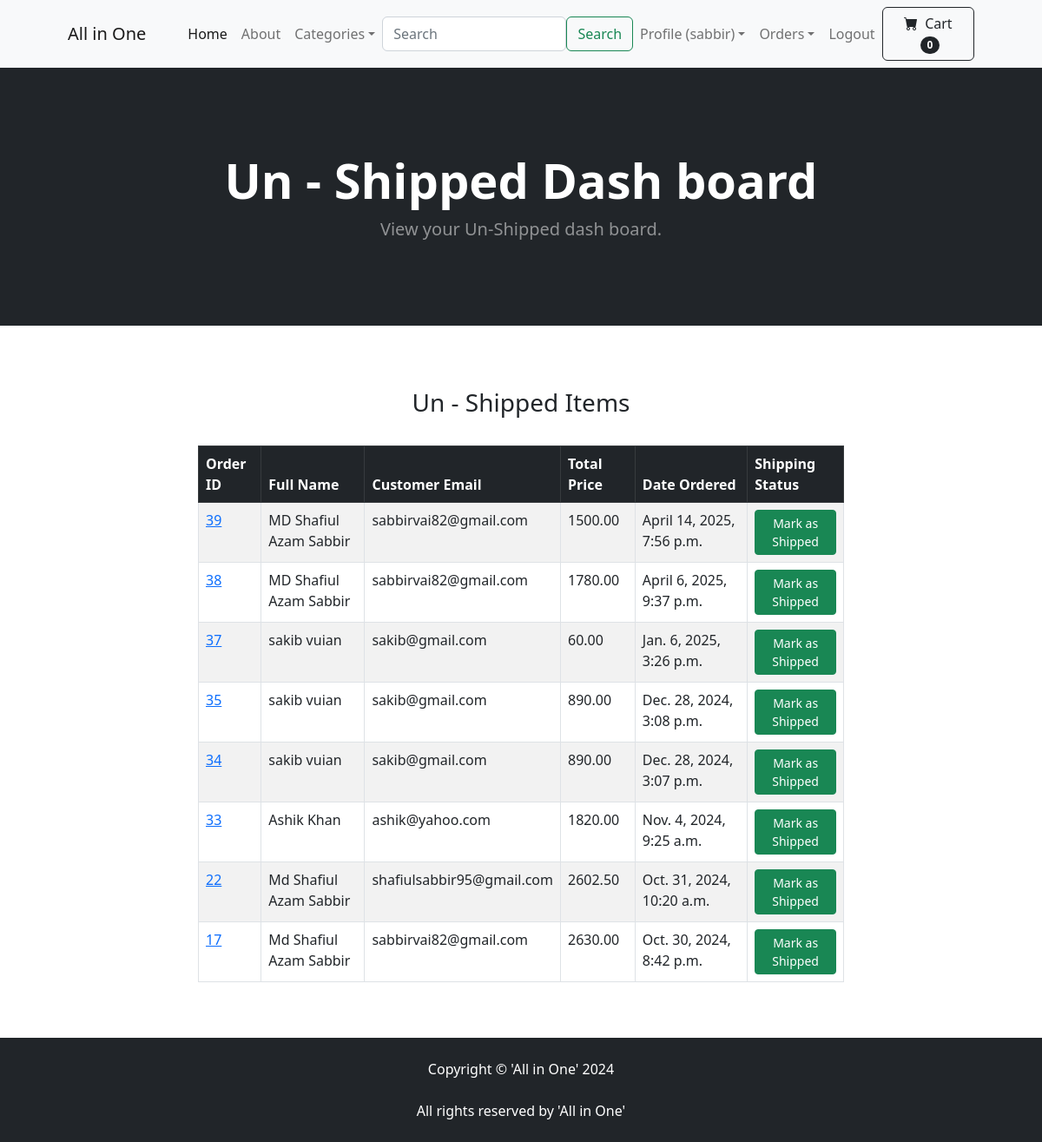
/payment/not_shipped_dash/ (signed in), run on the app's committed database.
### payment/models.py (models this page shows)
class Order(models.Model):
    user = models.ForeignKey(User, on_delete=models.CASCADE, null=True, blank=True)
    full_name = models.CharField(max_length=200)
    email = models.EmailField(max_length=200)
    shipping_address = models.TextField(max_length=15000)
    amount_paid = models.DecimalField(max_digits=10, decimal_places=2)
    date_ordered = models.DateTimeField(auto_now_add=True)
    shipped = models.BooleanField(default=False)
    date_shipped = models.DateTimeField(null=True, blank=True)
    invoice = models.CharField(max_length=250, null=True, blank=True)
    paid = models.BooleanField(default=False)
    def __str__(self):
        return f'Order_id : {str(self.id)}'

### payment/views.py (the view, shortened to what this page needs)
# urls.py: path('not_shipped_dash/', views.not_shipped_dash, name= 'not_shipped_dash'),
def not_shipped_dash(request):
    if request.user.is_authenticated and request.user.is_superuser:
        orders = Order.objects.filter(shipped=False).order_by('-date_ordered')
        return render(request, 'payment/not_shipped_dash.html', {'orders': orders})
    else:
        messages.success("Access Denied")
        return redirect('home')

### cart/cart.py (called while the page is built)
    def __len__(self):
        return len(self.cart)

### cart/context_processors.py (called while the page is built)
def cart(request):
    return {'cart': Cart(request)}

### payment/templates/payment/not_shipped_dash.html (shortened to what this page needs)
{% extends 'base.html' %}
{% load static %}
{% block content %}
<header class="bg-dark py-5">
    <div class="container px-4 px-lg-5 my-5">
        <div class="text-center text-white">
            <h1 class="display-4 fw-bolder">Un - Shipped Dash board</h1>
            <p class="lead fw-normal text-white-50 mb-0">View your Un-Shipped dash board.</p>
        </div>
    </div>
</header>
<br/>
<div class ="container">
    <div class="row">
        <center>
            <div class="col-8">
                <br/><br/>
                <h3>Un - Shipped Items</h3>
                <br/>
                <div class="table-responsive">
                    <table class="table table-hover table-striped table-bordered ">
                        <thead class="table-dark">
                          <tr>
                            <th scope="col">Order ID</th>
                            <th scope="col">Full Name</th>
                            <th scope="col">Customer Email</th>
                            <th scope="col">Total Price</th>
                            <th scope="col">Date Ordered</th>
                            <th scope="col">Shipping Status</th>
                          </tr>
                        </thead>
                        <tbody>
                            {% for item in orders %}
                          <tr>
                            <td><a href="{% url 'order_details' item.id %}">{{ item.id }}</a></td>
                            <td>{{ item.full_name }}</td>
                            <td>{{ item.email }}</td>
                            <td>{{ item.amount_paid }}</td>
                            <td>{{ item.date_ordered }}</td>
                            <td>
                                <form method="POST">
                                    <button type="submit" class="btn btn-success btn-sm">Mark as Shipped</button>
                                </form>
                            </td>
                          </tr>
                          {% endfor %}
                        </tbody>
                    </table>
                </div>
                <br/><br/>
            </div>
        </center>
    </div>
</div>
{% endblock %}

### store/templates/navbar.html (shortened to what this page needs)
<nav class="navbar navbar-expand-lg navbar-light bg-light">
    <div class="container px-4 px-lg-5">
        <a class="navbar-brand" href="{% url 'home' %}">All in One</a>
        <div class="collapse navbar-collapse" id="navbarSupportedContent">
            <ul class="navbar-nav me-auto mb-2 mb-lg-0 ms-lg-4">
                <li class="nav-item"><a class="nav-link active" aria-current="page" href="{% url 'home' %}">Home</a></li>
                <li class="nav-item"><a class="nav-link" href="{% url 'about' %}">About</a></li>
                <li class="nav-item dropdown">
                    <a class="nav-link dropdown-toggle"
                    id="navbarDropdown" href="#" role="button"
                    data-bs-toggle="dropdown" aria-expanded="false">Categories</a>
                </li>
                <form class="d-flex" role="search" action="{% url 'search' %}" method="POST">
                    <input class="form-control mr-sm-2" type="search" placeholder="Search" aria-label="Search" name="searched">
                    <button class="btn btn-outline-success my-2 my-sm-0" type="submit">Search</button>
                </form>
                {% if user.is_authenticated %}
                    <li class="nav-item dropdown">
                        <a class="nav-link dropdown-toggle"
                        id="navbarDropdown" href="#" role="button"
                        data-bs-toggle="dropdown" aria-expanded="false">Profile ({{user.username}})</a>
                    </li>
                    {% if user.is_superuser %}
                        <li class="nav-item dropdown">
                            <a class="nav-link dropdown-toggle"
                            id="navbarDropdown" href="#" role="button"
                            data-bs-toggle="dropdown" aria-expanded="false">Orders</a>
                        </li>
                    {% endif %}
                    <li class="nav-item"><a class="nav-link" href="{% url 'logout' %}"> Logout</a></li>
                {% else %}
                    <li class="nav-item"><a class="nav-link" href="{% url 'login' %}">Login</a></li>
                    <li class="nav-item"><a class="nav-link" href="{% url 'register' %}">Register</a></li>
                {% endif %}
            </ul>
            <form class="d-flex">
                <a  href="{% url 'cart_summary' %}" class="btn btn-outline-dark" type="submit">
                    <i class="bi-cart-fill me-1"></i>
                    Cart
                    <span class="badge bg-dark text-white ms-1 rounded-pill"
                    id="cart_quantity">{{cart|length}}</span>
                </a>
            </form>
        </div>
    </div>
</nav>

### data on the page
Order: id "39", full_name "MD Shafiul Azam Sabbir", email "sabbirvai82@gmail.com", amount_paid "1500.00", date_ordered "April 14, 2025, 7:56 p.m."
Order: id "38", full_name "MD Shafiul Azam Sabbir", email "sabbirvai82@gmail.com", amount_paid "1780.00", date_ordered "April 6, 2025, 9:37 p.m."
Order: id "37", full_name "sakib vuian", email "sakib@gmail.com", amount_paid "60.00", date_ordered "Jan. 6, 2025, 3:26 p.m."
Order: id "35", full_name "sakib vuian", email "sakib@gmail.com", amount_paid "890.00", date_ordered "Dec. 28, 2024, 3:08 p.m."
Order: id "34", full_name "sakib vuian", email "sakib@gmail.com", amount_paid "890.00", date_ordered "Dec. 28, 2024, 3:07 p.m."
Order: id "33", full_name "Ashik Khan", email "ashik@yahoo.com", amount_paid "1820.00", date_ordered "Nov. 4, 2024, 9:25 a.m."
Order: id "22", full_name "Md Shafiul Azam Sabbir", email "shafiulsabbir95@gmail.com", amount_paid "2602.50", date_ordered "Oct. 31, 2024, 10:20 a.m."
Order: id "17", full_name "Md Shafiul Azam Sabbir", email "sabbirvai82@gmail.com", amount_paid "2630.00", date_ordered "Oct. 30, 2024, 8:42 p.m."

### other printed values
{{ user.username }} "sabbir"
{{ cart|length }} "0"
